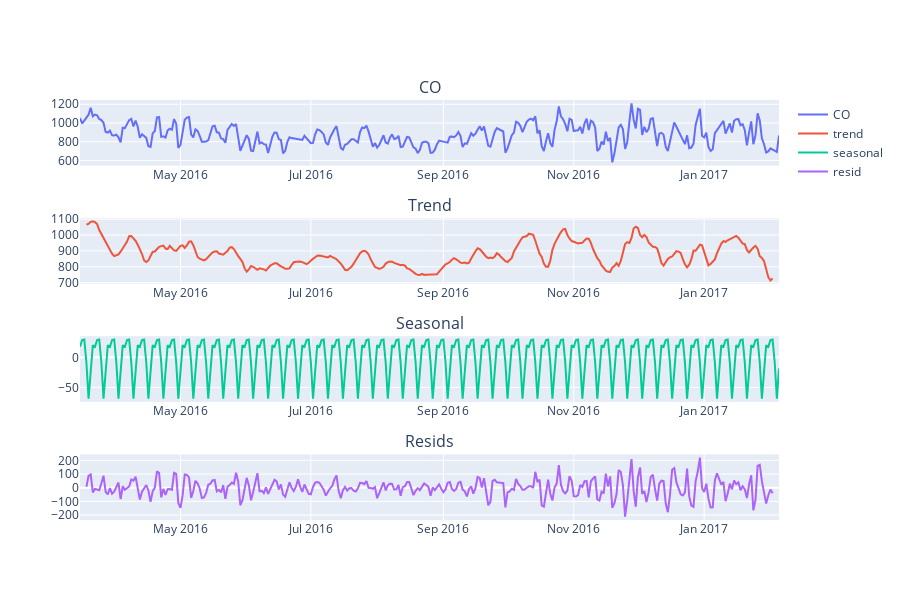

The notebook cell this image was saved under:
### Markdown cell above
### Gases

### Code cell
fig, co_decom = plot_seasonal_decompose(df_polate['CO'])
fig.show()

# Decomposition shows nocclear trend and very strong weekly seasonality
# resids show no strong trend or seasonality

### Figure 1 — Plotly figure (JSON) as saved in the notebook; plotly's stock layout.template omitted (floating-point values rounded to 4 significant figures; data arrays with more than 128 entries replaced by an {"elided": "..."} marker saying what was removed)
{"data": [{"name": "CO", "type": "scatter", "x": {"elided": "328 str values"}, "xaxis": "x", "y": {"elided": "328 float values"}, "yaxis": "y"}, {"name": "trend", "type": "scatter", "x": {"elided": "328 str values"}, "xaxis": "x2", "y": {"elided": "328 float values"}, "yaxis": "y2"}, {"name": "seasonal", "type": "scatter", "x": {"elided": "328 str values"}, "xaxis": "x3", "y": {"elided": "328 float values"}, "yaxis": "y3"}, {"name": "resid", "type": "scatter", "x": {"elided": "328 str values"}, "xaxis": "x4", "y": {"elided": "328 float values"}, "yaxis": "y4"}], "layout": {"annotations": [{"font": {"size": 16}, "showarrow": false, "text": "CO", "x": 0.5, "xanchor": "center", "xref": "paper", "y": 1, "yanchor": "bottom", "yref": "paper"}, {"font": {"size": 16}, "showarrow": false, "text": "Trend", "x": 0.5, "xanchor": "center", "xref": "paper", "y": 0.7188, "yanchor": "bottom", "yref": "paper"}, {"font": {"size": 16}, "showarrow": false, "text": "Seasonal", "x": 0.5, "xanchor": "center", "xref": "paper", "y": 0.4375, "yanchor": "bottom", "yref": "paper"}, {"font": {"size": 16}, "showarrow": false, "text": "Resids", "x": 0.5, "xanchor": "center", "xref": "paper", "y": 0.1562, "yanchor": "bottom", "yref": "paper"}], "height": 600, "xaxis": {"anchor": "y", "domain": [0, 1]}, "xaxis2": {"anchor": "y2", "domain": [0, 1]}, "xaxis3": {"anchor": "y3", "domain": [0, 1]}, "xaxis4": {"anchor": "y4", "domain": [0, 1]}, "yaxis": {"anchor": "x", "domain": [0.8438, 1]}, "yaxis2": {"anchor": "x2", "domain": [0.5625, 0.7188]}, "yaxis3": {"anchor": "x3", "domain": [0.2812, 0.4375]}, "yaxis4": {"anchor": "x4", "domain": [0, 0.1562]}}}
